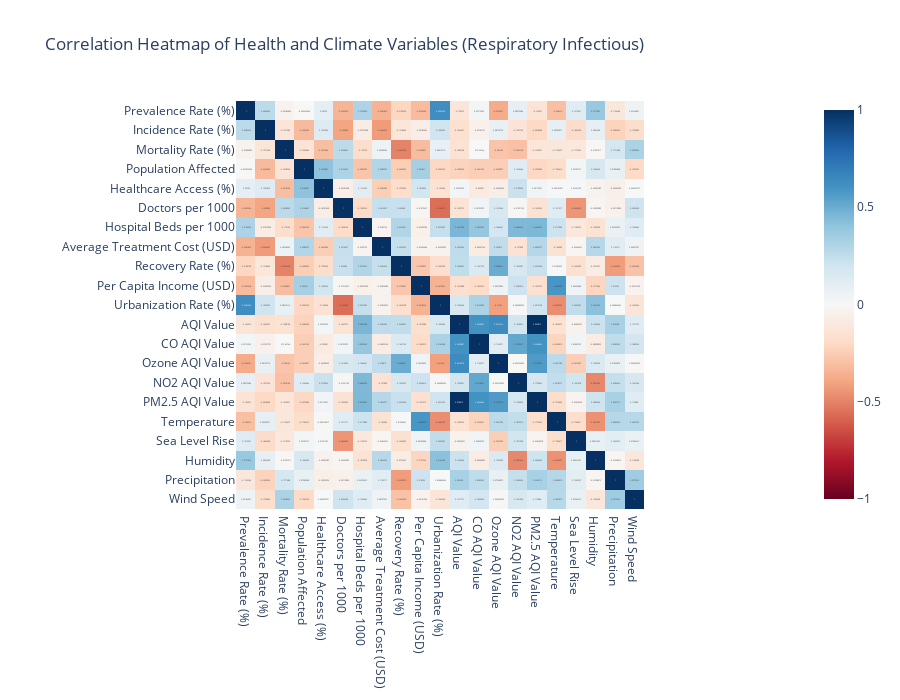

The cell this chart's notebook holds for it:
### Markdown cell above
#### Correlation Heatmap of Health and Climate Variables (Respiratory Infectious)

### Code cell
import plotly.express as px

# Select only numeric columns for correlation
corr_vars = [
    'Prevalence Rate (%)', 'Incidence Rate (%)', 'Mortality Rate (%)',
    'Population Affected', 'Healthcare Access (%)', 'Doctors per 1000',
    'Hospital Beds per 1000', 'Average Treatment Cost (USD)', 'Recovery Rate (%)',
    'Per Capita Income (USD)', 'Urbanization Rate (%)', 'AQI Value',
    'CO AQI Value', 'Ozone AQI Value', 'NO2 AQI Value', 'PM2.5 AQI Value', 'Temperature', 'Sea Level Rise', 'Humidity', 'Precipitation', 'Wind Speed'
]

corr_matrix = respiratory[corr_vars].corr()

fig_corr = px.imshow(
    corr_matrix,
    text_auto=True,
    color_continuous_scale='RdBu',
    zmin=-1, zmax=1,
    title="Correlation Heatmap of Health and Climate Variables (Respiratory Infectious)"
)
fig_corr.update_layout(height=700, width=900)
fig_corr.show()

### Figure 1 — Plotly figure (JSON) as saved in the notebook; plotly's stock layout.template omitted (floating-point values rounded to 4 significant figures; data arrays with more than 128 entries replaced by an {"elided": "..."} marker saying what was removed)
{"data": [{"coloraxis": "coloraxis", "hovertemplate": "x: %{x}<br>y: %{y}<br>color: %{z}<extra></extra>", "name": "0", "texttemplate": "%{z}", "type": "heatmap", "x": ["Prevalence Rate (%)", "Incidence Rate (%)", "Mortality Rate (%)", "Population Affected", "Healthcare Access (%)", "Doctors per 1000", "Hospital Beds per 1000", "Average Treatment Cost (USD)", "Recovery Rate (%)", "Per Capita Income (USD)", "Urbanization Rate (%)", "AQI Value", "CO AQI Value", "Ozone AQI Value", "NO2 AQI Value", "PM2.5 AQI Value", "Temperature", "Sea Level Rise", "Humidity", "Precipitation", "Wind Speed"], "xaxis": "x", "y": ["Prevalence Rate (%)", "Incidence Rate (%)", "Mortality Rate (%)", "Population Affected", "Healthcare Access (%)", "Doctors per 1000", "Hospital Beds per 1000", "Average Treatment Cost (USD)", "Recovery Rate (%)", "Per Capita Income (USD)", "Urbanization Rate (%)", "AQI Value", "CO AQI Value", "Ozone AQI Value", "NO2 AQI Value", "PM2.5 AQI Value", "Temperature", "Sea Level Rise", "Humidity", "Precipitation", "Wind Speed"], "yaxis": "y", "z": {"elided": "21x21 float values"}}], "layout": {"coloraxis": {"cmax": 1, "cmin": -1, "colorscale": [[0, "rgb(103,0,31)"], [0.1, "rgb(178,24,43)"], [0.2, "rgb(214,96,77)"], [0.3, "rgb(244,165,130)"], [0.4, "rgb(253,219,199)"], [0.5, "rgb(247,247,247)"], [0.6, "rgb(209,229,240)"], [0.7, "rgb(146,197,222)"], [0.8, "rgb(67,147,195)"], [0.9, "rgb(33,102,172)"], [1, "rgb(5,48,97)"]]}, "height": 700, "title": {"text": "Correlation Heatmap of Health and Climate Variables (Respiratory Infectious)"}, "width": 900, "xaxis": {"anchor": "y", "constrain": "domain", "domain": [0, 1], "scaleanchor": "y"}, "yaxis": {"anchor": "x", "autorange": "reversed", "constrain": "domain", "domain": [0, 1]}}}
